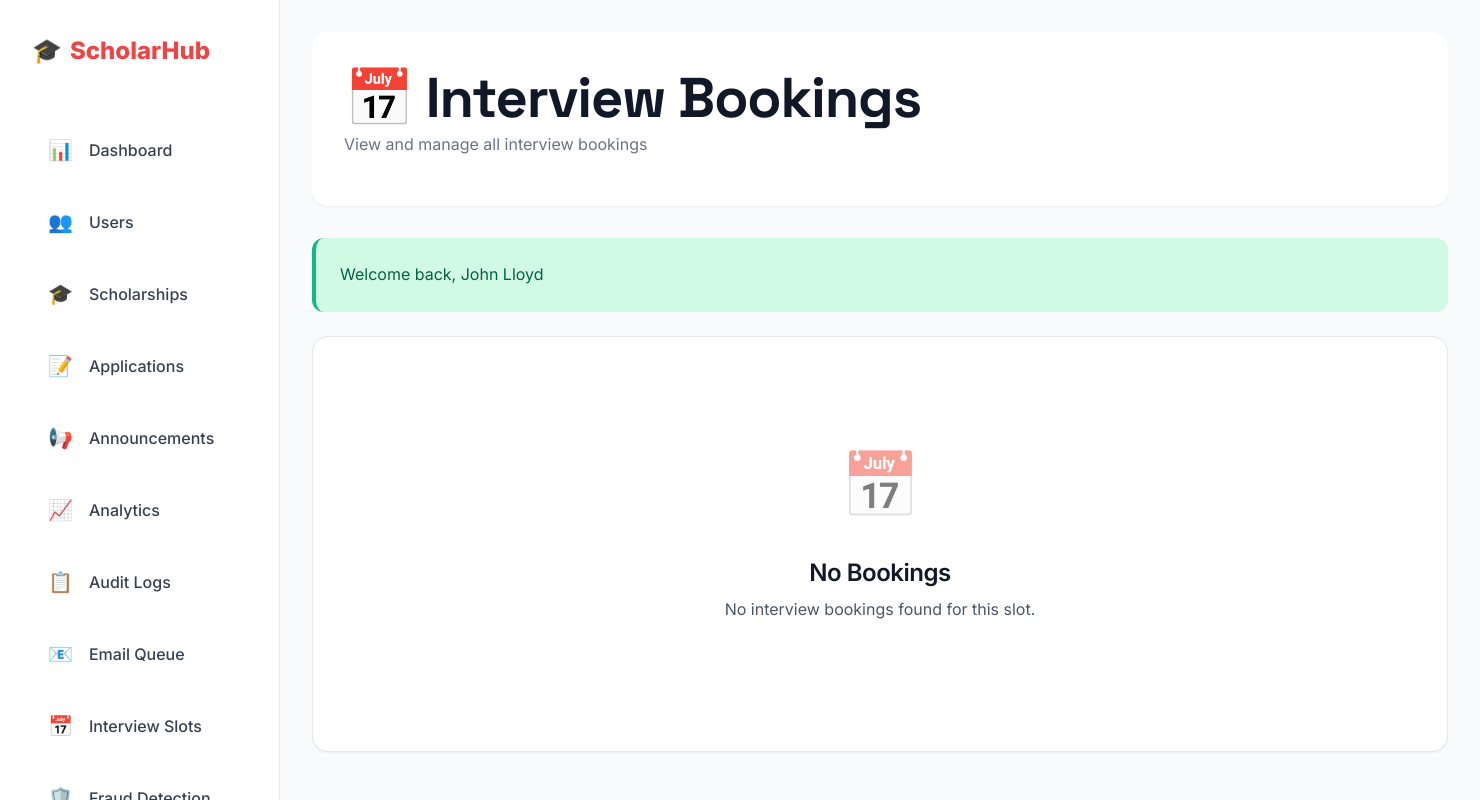
Before: /admin/interview_bookings.php (signed in) with the older database file.
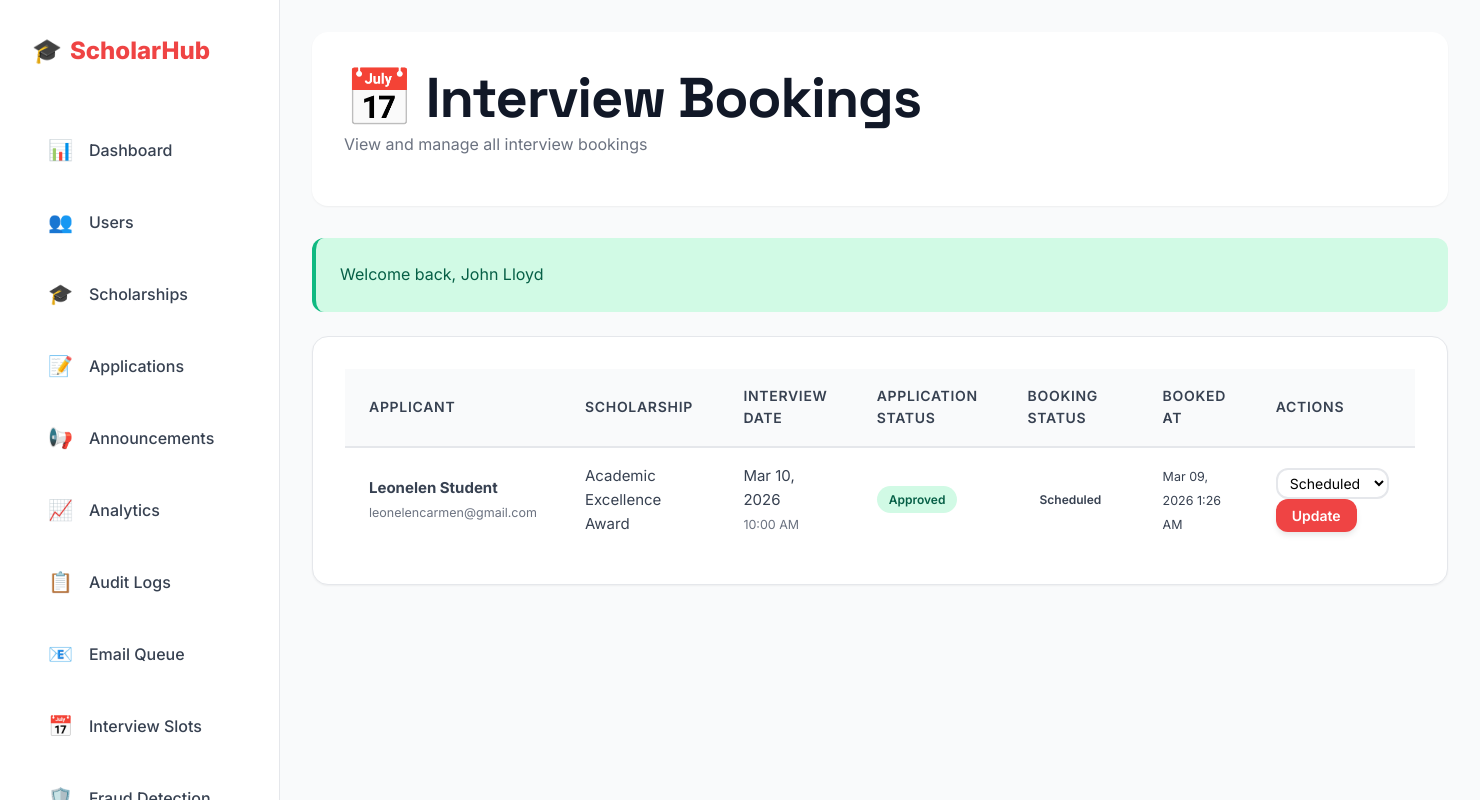
After: the same page with the newer database file.
### tables this page shows
CREATE TABLE `interview_bookings` (
  `id` int(11) NOT NULL,
  `slot_id` int(11) NOT NULL,
  `application_id` int(11) NOT NULL,
  `user_id` int(11) NOT NULL,
  `status` enum('scheduled','confirmed','completed','cancelled','no-show') DEFAULT 'scheduled',
  `notes` text DEFAULT NULL,
  `booked_at` timestamp NOT NULL DEFAULT current_timestamp(),
  `confirmed_at` timestamp NULL DEFAULT NULL,
  `cancelled_at` timestamp NULL DEFAULT NULL
);

CREATE TABLE `users` (
  `id` int(11) NOT NULL,
  `username` varchar(100) NOT NULL,
  `password` varchar(255) NOT NULL,
  `first_name` varchar(100) NOT NULL,
  `last_name` varchar(100) NOT NULL,
  `email` varchar(150) NOT NULL,
  `phone` varchar(50) DEFAULT NULL,
  `address` text DEFAULT NULL,
  `role` enum('admin','student','staff') DEFAULT 'student',
  `active` tinyint(1) DEFAULT 1,
  `email_verified` tinyint(1) DEFAULT 0,
  `created_at` datetime DEFAULT current_timestamp(),
  `updated_at` datetime DEFAULT current_timestamp() ON UPDATE current_timestamp(),
  `secret_question` varchar(255) DEFAULT NULL,
  `secret_answer_hash` varchar(255) DEFAULT NULL,
  `profile_picture` varchar(255) DEFAULT NULL
);

CREATE TABLE `scholarships` (
  `id` int(11) NOT NULL,
  `title` varchar(255) NOT NULL,
  `description` text NOT NULL,
  `organization` varchar(150) NOT NULL,
  `eligibility_requirements` text DEFAULT NULL,
  `renewal_requirements` text DEFAULT NULL,
  `amount` decimal(12,2) NOT NULL CHECK (`amount` > 0),
  `deadline` date NOT NULL,
  `status` enum('open','closed','cancelled') DEFAULT 'open',
  `created_by` int(11) NOT NULL,
  `created_at` datetime DEFAULT current_timestamp(),
  `updated_at` datetime DEFAULT current_timestamp() ON UPDATE current_timestamp()
);

CREATE TABLE `interview_slots` (
  `id` int(11) NOT NULL,
  `scholarship_id` int(11) DEFAULT NULL,
  `interview_date` date NOT NULL,
  `interview_time` time NOT NULL,
  `duration_minutes` int(11) DEFAULT 30,
  `location` varchar(255) DEFAULT NULL,
  `interview_type` enum('in-person','online','phone') DEFAULT 'online',
  `meeting_link` varchar(500) DEFAULT NULL,
  `max_applicants` int(11) DEFAULT 1,
  `created_by` int(11) DEFAULT NULL,
  `created_at` timestamp NOT NULL DEFAULT current_timestamp(),
  `updated_at` timestamp NOT NULL DEFAULT current_timestamp() ON UPDATE current_timestamp()
);

CREATE TABLE `applications` (
  `id` int(11) NOT NULL,
  `user_id` int(11) NOT NULL,
  `scholarship_id` int(11) NOT NULL,
  `motivational_letter` text NOT NULL,
  `gpa` decimal(3,2) DEFAULT NULL CHECK (`gpa` >= 0 and `gpa` <= 4.0),
  `status` enum('draft','submitted','under_review','pending','approved','rejected','withdrawn') DEFAULT 'submitted',
  `fraud_score` decimal(5,2) DEFAULT 0.00,
  `fraud_checked_at` timestamp NULL DEFAULT NULL,
  `submitted_at` datetime DEFAULT NULL,
  `reviewed_at` datetime DEFAULT NULL,
  `created_at` datetime DEFAULT current_timestamp(),
  `updated_at` datetime DEFAULT current_timestamp() ON UPDATE current_timestamp()
);

### admin/interview_bookings.php (the view, shortened to what this page needs)
<?php
$pdo = getPDO();
$slotId = isset($_GET['slot_id']) ? (int)$_GET['slot_id'] : null;
if ($slotId) {
    $stmt = $pdo->prepare('
        SELECT
            b.*,
            s.interview_date,
            s.interview_time,
            s.duration_minutes,
            s.interview_type,
            s.location,
            s.meeting_link,
            u.first_name, u.last_name, u.email,
            sch.title as scholarship_title,
            a.status as application_status
        FROM interview_bookings b
        JOIN interview_slots s ON b.slot_id = s.id
        JOIN users u ON b.user_id = u.id
        JOIN applications a ON b.application_id = a.id
        JOIN scholarships sch ON a.scholarship_id = sch.id
        WHERE b.slot_id = :slot_id
        ORDER BY b.booked_at DESC
    ');
    $stmt->execute([':slot_id' => $slotId]);
    $bookings = $stmt->fetchAll(PDO::FETCH_ASSOC);
    $slotStmt = $pdo->prepare('
        SELECT s.*, sch.title as scholarship_title
        FROM interview_slots s
        JOIN scholarships sch ON s.scholarship_id = sch.id
        WHERE s.id = :id
    ');
    $slotStmt->execute([':id' => $slotId]);
    $slot = $slotStmt->fetch(PDO::FETCH_ASSOC);
} else {
    $stmt = $pdo->query('
        SELECT
            b.*,
            s.interview_date,
            s.interview_time,
            s.duration_minutes,
            s.interview_type,
            u.first_name, u.last_name, u.email,
            sch.title as scholarship_title,
            a.status as application_status
        FROM interview_bookings b
        JOIN interview_slots s ON b.slot_id = s.id
        JOIN users u ON b.user_id = u.id
        JOIN applications a ON b.application_id = a.id
        JOIN scholarships sch ON a.scholarship_id = sch.id
        ORDER BY s.interview_date DESC, s.interview_time DESC
        LIMIT 100
    ');
    $bookings = $stmt->fetchAll(PDO::FETCH_ASSOC);
    $slot = null;
}
require_once __DIR__ . '/../includes/modern-header.php';
require_once __DIR__ . '/../includes/modern-sidebar.php';
?>
<div class="page-header">
  <h1>📅 Interview Bookings</h1>
  <?php if ($slot): ?>
    <p class="text-muted">
      <?= htmlspecialchars($slot['scholarship_title']) ?> -
      <?= date('M d, Y g:i A', strtotime($slot['interview_date'] . ' ' . $slot['interview_time'])) ?>
    </p>
  <?php else: ?>
    <p class="text-muted">View and manage all interview bookings</p>
  <?php endif; ?>
</div>
<?php if (!empty($_SESSION['success'])): ?>
  <div class="alert alert-success"><?= htmlspecialchars($_SESSION['success']); unset($_SESSION['success']); ?></div>
<?php endif; ?>
<div class="content-card">
  <?php if (!empty($bookings)): ?>
    <table class="modern-table">
      <thead>
        <tr>
          <th>Applicant</th>
          <?php if (!$slotId): ?>
            <th>Scholarship</th>
            <th>Interview Date</th>
          <?php endif; ?>
          <th>Application Status</th>
          <th>Booking Status</th>
          <th>Booked At</th>
          <th>Actions</th>
        </tr>
      </thead>
      <tbody>
        <?php foreach($bookings as $booking): ?>
          <tr>
            <td>
              <strong><?= htmlspecialchars(($booking['first_name'] ?? '') . ' ' . ($booking['last_name'] ?? '')) ?></strong><br>
              <small class="text-muted"><?= htmlspecialchars($booking['email'] ?? '') ?></small>
            </td>
            <?php if (!$slotId): ?>
              <td><?= htmlspecialchars($booking['scholarship_title'] ?? 'N/A') ?></td>
              <td>
                <?= date('M d, Y', strtotime($booking['interview_date'])) ?><br>
                <small class="text-muted"><?= date('g:i A', strtotime($booking['interview_time'])) ?></small>
              </td>
            <?php endif; ?>
            <td>
              <span class="status-badge status-<?= strtolower($booking['application_status']) ?>">
                <?= ucfirst(str_replace('_', ' ', $booking['application_status'])) ?>
              </span>
            </td>
            <td>
              <span class="status-badge status-<?= $booking['status'] ?>">
                <?= ucfirst($booking['status']) ?>
              </span>
            </td>
            <td><small><?= date('M d, Y g:i A', strtotime($booking['booked_at'])) ?></small></td>
            <td>
              <form method="POST" style="display: inline-block;">
                <select name="status" class="form-input" style="display: inline-block; width: auto; padding: 4px 8px; font-size: 0.875rem;">
                  <option value="scheduled" <?= $booking['status'] === 'scheduled' ? 'selected' : '' ?>>Scheduled</option>
                </select>
                <button type="submit" class="btn btn-primary btn-sm">Update</button>
              </form>
            </td>
          </tr>
        <?php endforeach; ?>
      </tbody>
    </table>
  <?php else: ?>
    <div class="empty-state">
      <div class="empty-state-icon">📅</div>
      <h3 class="empty-state-title">No Bookings</h3>
      <p class="empty-state-description">No interview bookings found for this slot.</p>
    </div>
  <?php endif; ?>
</div>
<?php require_once __DIR__ . '/../includes/modern-footer.php'; ?>

Changed rows visible on the page:
added interview_bookings: user.last_name "Leonelen Student", user.email "leonelencarmen@gmail.com", scholarships.title "Academic Excellence Award", interview_slots.interview_date "Mar 10, 2026", interview_slots.interview_time "10:00 AM", application.status "Approved", status "Scheduled", booked_at "Mar 09, 2026 1:26 AM"
Other visible differences:
text no longer shown: "📅 No Bookings No interview bookings found for this slot."
text now shown: "APPLICANT SCHOLARSHIP INTERVIEW DATE APPLICATION STATUS BOOKING STATUS BOOKED AT ACTIONS"
